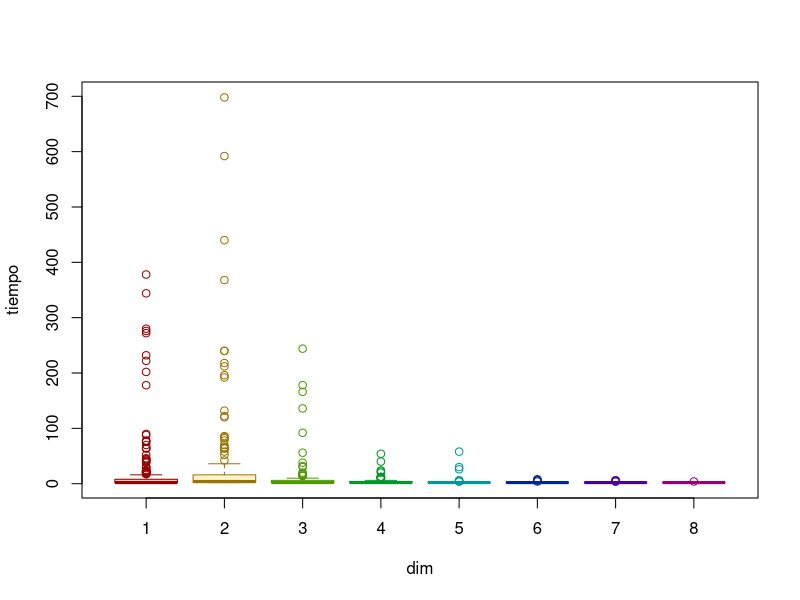

Reproduce this figure in R.
buenos = data.frame()
malos = data.frame()
for (e in 5:10) {
l = 2**e
for (d in 1:8) { 
for (r in 1:50) {
pos = rep(0, d)
regresa = FALSE
for (t in 1:l) { 
dd = sample(1:d, 1)
if (runif(1) < 0.5 ) {
pos [dd] = pos [dd] + 1 
} else { 
pos [dd] = pos [dd] - 1 
}
if (all(pos == 0)) { 
buenos = rbind(buenos, c(l, d, t))
regresa = TRUE
break
}
}
if(!regresa) { 
malos = rbind(malos, c(l, d))
}
}
}
}
names(buenos) = c("largo", "dim", "tiempo")
names(malos) = c("largo", "dim")
dim(buenos)
dim(malos)

names(buenos) = c("largo", "dim", "tiempo")
sink('buenos.txt')
print(buenos)
png('demo.png')
boxplot(formula = tiempo ~ dim, data =  buenos,
 col=rainbow(8, alpha=0.2),
border = rainbow(8, v=0.6)
)
graphics.off()
file.show('demo.png')


